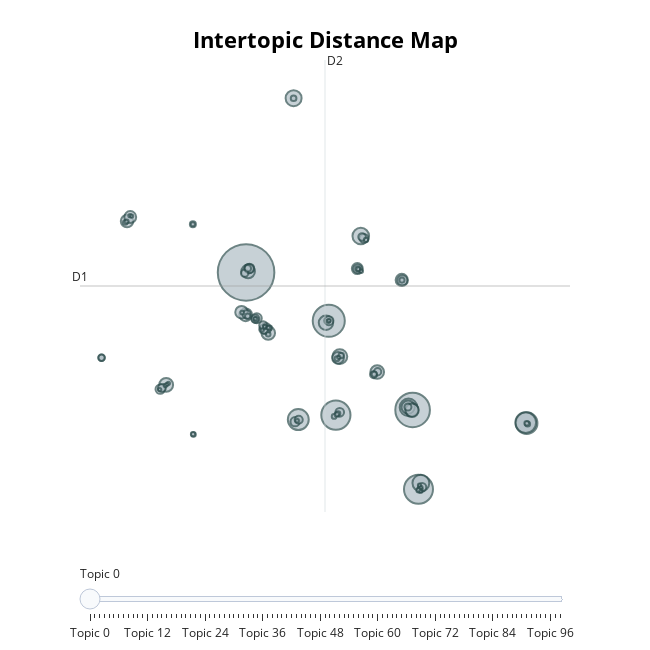

The notebook cell saved with this chart:
### Code cell
topic_model.visualize_topics( custom_labels = True )
